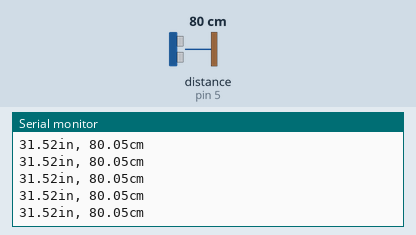
The sketch below on a simulated Arduino Uno, built with avr-gcc and run on an emulated ATmega328P. Shown: the last lines printed to the serial monitor. Wiring (inferred from the names in the program): ultrasonic range finder: trigger pin 4; echo pin 5. The test bench sets the inputs (shaded band); at power-on: distance to the obstacle (sensor on pin 5) 80 cm. The echo pulse lasts 58.3 µs per cm.

Above: at 1.2 s.
1.3 s: distance to the obstacle (sensor on pin 5) set to 250 cm
At 1.51 s:
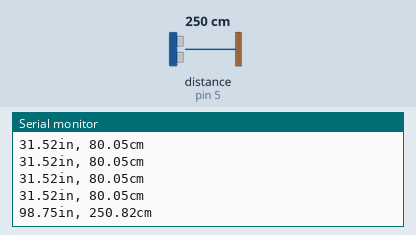
4.3 s: distance to the obstacle (sensor on pin 5) set to 35 cm
At 4.4 s:
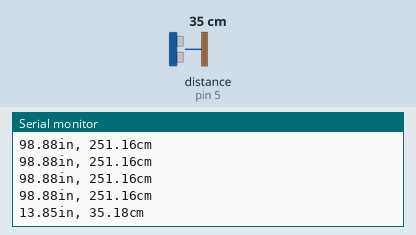
Timing chart, 0 to 7.3 s (numbered marks = the images above; inputs shaded):
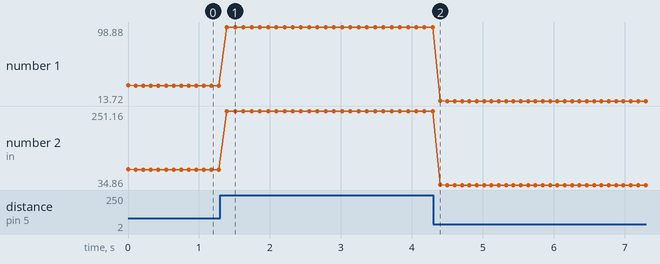

The sketch:

sonar.ino
```cpp
const int trigPin = 4;
const int echoPin = 5;

float inches = 0;
float cm = 0;

long readUltrasonicDistance(int trigPin, int echoPin)
{
  digitalWrite(trigPin, LOW);
  delayMicroseconds(2);
  // Sets the trigger pin to HIGH state for 10 microseconds
  digitalWrite(trigPin, HIGH);
  delayMicroseconds(10);
  digitalWrite(trigPin, LOW);
  // Reads the echo pin, and returns the sound wave travel time in microseconds
  return pulseIn(echoPin, HIGH);
}

void setup()
{
  pinMode(trigPin, OUTPUT);
  pinMode(echoPin, INPUT);
  Serial.begin(9600);
}

void loop()
{
  // measure the ping time in cm
  cm = 0.01723 * readUltrasonicDistance(trigPin, echoPin);
  // convert to inches by dividing by 2.54
  if (cm < 336){
  inches = (cm / 2.54);
  Serial.print(inches);
  Serial.print("in, ");
  Serial.print(cm);
  Serial.println("cm");
  delay(100); // Wait for 100 millisecond(s)
  } else {
    Serial.print("Distancia invalida.\n");
  }
}
```

Measured:
- after the input at 1.3 s, the serial monitor: prints a new line after 0.09 s (image 1)
- after the input at 4.3 s, the serial monitor: prints a new line after 0.10 s (image 2)
- plotted number 1: 31.52 → 98.88 after the input at 1.3 s, 98.88 → 13.72 after the input at 4.3 s
- plotted number 2: 80.05 → 251.16 after the input at 1.3 s, 251.16 → 34.86 after the input at 4.3 s
